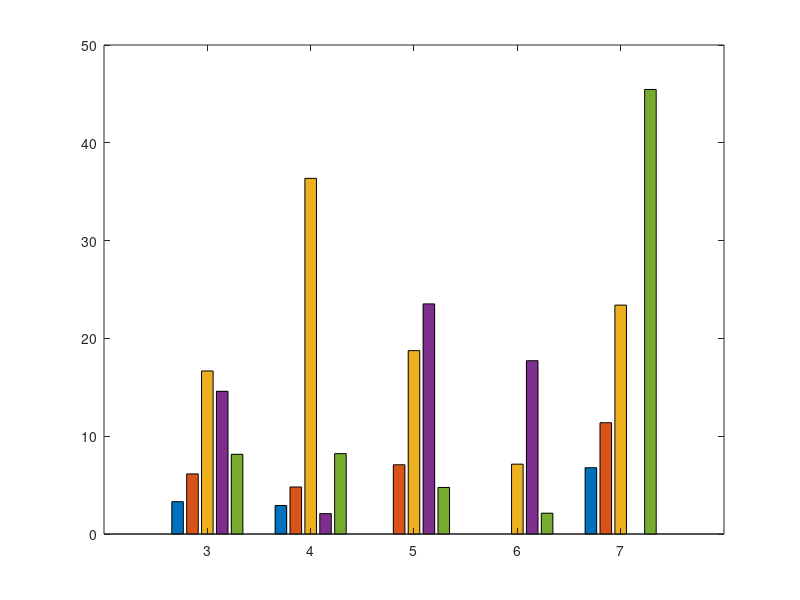

MATLAB code to generate this figure: (Note: this script raises an error after producing the figure.)
close all

%TF001,TF004,TF005,TF006,TF008,avg
%TF005 data with 4 windows other with 2

walk_3= [3.3074,6.1466,16.6667,14.5923,8.1501];
rampa_4= [2.9126,4.8077,36.3636,2.0833,8.2192];
rampd_5= [0,7.0796,18.7500,23.5294,4.7619];
staira_6=[0,0,7.1429,17.7215,2.1277];
staird_7=[6.7797,11.3821,23.4043,0,45.4545];

wsa_36=[0,12.5,6.2500,21.4286,6.25];
wsd_37=[5,0,6.2500,0,37.5];
wra_34=[0,7.874,46.6667,0,28];
wrd_35=[0,0,12.5000,28.5714,6.6667];
saw_63=[0,0,6.25,21.4286,0];
sdw_73=[0,25,6.25,7.1429,28.5714];
raw_43=[0,12.5,31.25,7.1429,6.25];
rdw_53=[5,6.25,0,14.2857,6.25];

ss=[3,6.25,26,13,6.25];
tr=[2,8,26,13,12];
trmean1=[19.1748,19.54762,11.78572,12.25];
trmean2=[11.42858,7.60714,5.53572,13.39286];
all=[3,7,26,13,9];



b=bar([3 4 5 6 7 ],[walk_3' rampa_4' rampd_5' staira_6' staird_7']');
for i=1:length(walk_3)
    xtips1 = b(i).XEndPoints;
    ytips1 = b(i).YEndPoints;
    labels1 = string(round(b(i).YData));
    text(xtips1,ytips1,labels1,'HorizontalAlignment','center',...
        'VerticalAlignment','bottom')
end
legend('TF1','TF2','TF3','TF4','TF5');
xline(3.5,'--');
xline(4.5,'--');
xline(5.5,'--');
xline(6.5,'--');
legend('TF1','TF2','TF3','TF4','TF5');

figure

b=bar([34 35 36 37],[wra_34' wrd_35' wsa_36' wsd_37']');
for i=1:length(wra_34)
    xtips1 = b(i).XEndPoints;
    ytips1 = b(i).YEndPoints;
    labels1 = string(round(b(i).YData));
    text(xtips1,ytips1,labels1,'HorizontalAlignment','center',...
        'VerticalAlignment','bottom')
end
hold on
xline(34.5,'--');
xline(35.5,'--');
xline(36.5,'--');
legend('TF1','TF2','TF3','TF4','TF5');
figure

b=bar([43 53 63 73],[raw_43' rdw_53' saw_63' sdw_73']');
for i=1:length(wra_34)
    xtips1 = b(i).XEndPoints;
    ytips1 = b(i).YEndPoints;
    labels1 = string(round(b(i).YData));
    text(xtips1,ytips1,labels1,'HorizontalAlignment','center',...
        'VerticalAlignment','bottom')
end
hold on
xline(48,'--');
xline(58,'--');
xline(68,'--');
legend('TF1','TF2','TF3','TF4','TF5');














